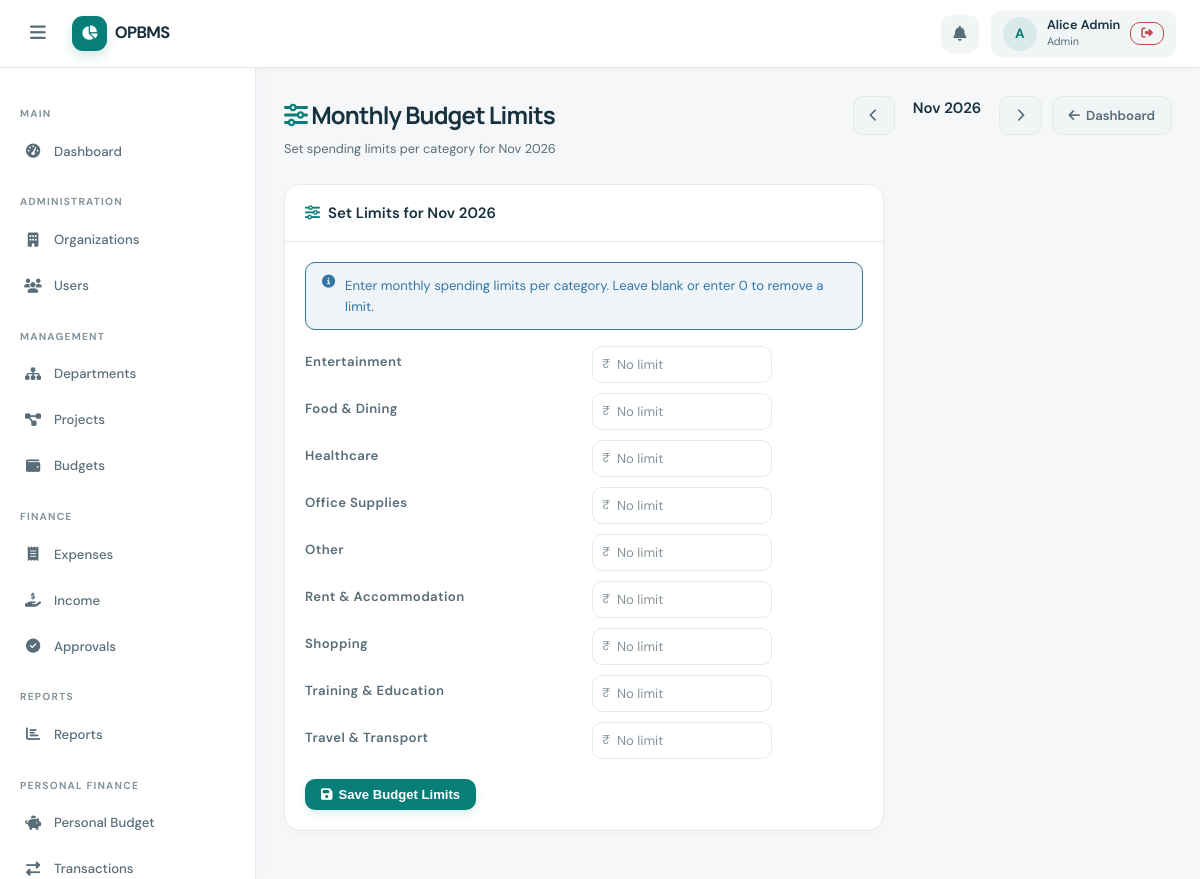
The app's page /personal/budgets.php (signed in) with its own data.
### tables this page shows
CREATE TABLE IF NOT EXISTS users (
    id            INT UNSIGNED AUTO_INCREMENT PRIMARY KEY,
    name          VARCHAR(120)  NOT NULL,
    email         VARCHAR(180)  NOT NULL UNIQUE,
    password_hash VARCHAR(255)  NOT NULL,
    role          ENUM('admin','dept_manager','project_manager','employee','personal') NOT NULL DEFAULT 'employee',
    is_active     TINYINT(1)   NOT NULL DEFAULT 1,
    created_at    TIMESTAMP    NOT NULL DEFAULT CURRENT_TIMESTAMP,
    updated_at    TIMESTAMP    NOT NULL DEFAULT CURRENT_TIMESTAMP ON UPDATE CURRENT_TIMESTAMP,
    INDEX idx_users_role (role),
    INDEX idx_users_email (email)
);

CREATE TABLE IF NOT EXISTS expense_categories (
    id          INT UNSIGNED AUTO_INCREMENT PRIMARY KEY,
    name        VARCHAR(100) NOT NULL UNIQUE,
    type        ENUM('organizational','personal','both') NOT NULL DEFAULT 'both',
    description VARCHAR(255),
    is_active   TINYINT(1)  NOT NULL DEFAULT 1
);

### includes/auth.php (called while the page is built, shortened)
<?php
function getCurrentUser(): ?array {
    static $user = null;
    if ($user === null) {
        $pdo  = getDB();
        $stmt = $pdo->prepare("SELECT id, name, email, role, is_active FROM users WHERE id = ?");
        $stmt->execute([$_SESSION['user_id']]);
        $user = $stmt->fetch() ?: null;
    }
    return $user;
}

### includes/functions.php (called while the page is built, shortened)
<?php
function e(string $s): string {
    return htmlspecialchars($s, ENT_QUOTES | ENT_HTML5, 'UTF-8');
}
function sanitizeInt(mixed $val): int {
    return max(0, (int) filter_var($val, FILTER_SANITIZE_NUMBER_INT));
}

### personal/budgets.php (the view, shortened to what this page needs)
<?php
require_once __DIR__ . '/../includes/auth.php';
require_once __DIR__ . '/../includes/functions.php';
$pdo = getDB();
$uid  = $_SESSION['user_id'];
$month = sanitizeInt($_GET['month'] ?? date('n'));
$year  = sanitizeInt($_GET['year']  ?? date('Y'));
$cats = $pdo->query("SELECT id, name FROM expense_categories WHERE type IN ('personal','both') AND is_active=1 ORDER BY name")->fetchAll();
$existing = $pdo->prepare("SELECT category_id, amount FROM personal_budgets WHERE user_id=? AND month=? AND year=?");
$existing->execute([$uid, $month, $year]);
$limits = array_column($existing->fetchAll(), 'amount', 'category_id');
$months = ['Jan','Feb','Mar','Apr','May','Jun','Jul','Aug','Sep','Oct','Nov','Dec'];
require_once __DIR__ . '/../includes/header.php';
require_once __DIR__ . '/../includes/sidebar.php';
?>
<main class="main-content">
  <div class="page-header">
    <div>
      <h1 class="page-title"><i class="fa fa-sliders" style="color:var(--color-primary)"></i> Monthly Budget Limits</h1>
      <p class="page-subtitle">Set spending limits per category for <?= $months[$month-1].' '.$year ?></p>
    </div>
    <div class="page-actions">
      <?php
      $prevM = $month==1?12:$month-1; $prevY = $month==1?$year-1:$year;
      $nextM = $month==12?1:$month+1; $nextY = $month==12?$year+1:$year;
      ?>
      <a href="?month=<?= $prevM ?>&year=<?= $prevY ?>" class="btn btn-secondary"><i class="fa fa-chevron-left"></i></a>
      <span style="padding:0 8px;font-weight:600;"><?= $months[$month-1].' '.$year ?></span>
      <a href="?month=<?= $nextM ?>&year=<?= $nextY ?>" class="btn btn-secondary"><i class="fa fa-chevron-right"></i></a>
      <a href="<?= BASE_URL ?>/personal/dashboard.php?month=<?= $month ?>&year=<?= $year ?>" class="btn btn-secondary"><i class="fa fa-arrow-left"></i> Dashboard</a>
    </div>
  </div>
  <div class="card" style="max-width:600px;">
    <div class="card-header"><div class="card-title"><i class="fa fa-sliders"></i> Set Limits for <?= $months[$month-1].' '.$year ?></div></div>
    <div class="card-body">
      <div class="alert alert-info" style="margin-bottom:16px;">
        <i class="fa fa-info-circle"></i> Enter monthly spending limits per category. Leave blank or enter 0 to remove a limit.
      </div>
      <form method="POST">
        <?php foreach ($cats as $c): ?>
        <div class="form-row" style="align-items:center;margin-bottom:10px;">
          <div class="form-group" style="margin-bottom:0;flex:1;">
            <label style="font-size:0.88rem;"><?= e($c['name']) ?></label>
          </div>
          <div class="form-group" style="margin-bottom:0;max-width:180px;">
            <div style="position:relative;">
              <span style="position:absolute;left:10px;top:50%;transform:translateY(-50%);color:var(--color-text-3);font-size:0.85rem;">₹</span>
              <input type="number" name="budget[<?= $c['id'] ?>]"
                value="<?= isset($limits[$c['id']]) ? number_format((float)$limits[$c['id']],2,'.','') : '' ?>"
                min="0" step="0.01" placeholder="No limit"
                style="padding-left:24px;">
            </div>
          </div>
        </div>
        <?php endforeach; ?>
        <div style="margin-top:20px;">
          <button type="submit" class="btn btn-primary"><i class="fa fa-save"></i> Save Budget Limits</button>
        </div>
      </form>
    </div>
  </div>
</main>
<?php require_once __DIR__ . '/../includes/footer.php'; ?>

### includes/header.php (shortened to what this page needs)
<?php
require_once __DIR__ . '/../includes/functions.php';
$currentUser = getCurrentUser();
?>
<!DOCTYPE html>
<html lang="en">
<head>
<link rel="stylesheet" href="<?= BASE_URL ?>/assets/css/style.css">
<link rel="stylesheet" href="https://cdnjs.cloudflare.com/ajax/libs/font-awesome/6.5.0/css/all.min.css">
</head>
<body>
<div class="app-wrapper">
<header class="topbar">
  <button class="sidebar-toggle" id="sidebarToggle" aria-label="Toggle Sidebar" aria-controls="sidebar" aria-expanded="false">
    <i class="fa fa-bars"></i>
  </button>
  <a class="topbar-brand" href="<?= BASE_URL ?>/">
    <span class="brand-mark"><i class="fa-solid fa-chart-pie"></i></span>
    <span>OPBMS</span>
  </a>
  <nav class="topbar-right">
    <?php
    $currentRole = $currentUser['role'] ?? '';
    $activityUrl = $currentRole === 'personal'
        ? BASE_URL . '/personal/transactions.php'
        : (in_array($currentRole, ['admin', 'dept_manager', 'project_manager'], true)
            ? BASE_URL . '/approvals/index.php'
            : BASE_URL . '/expenses/index.php');
    ?>
    <a href="<?= $activityUrl ?>" class="topbar-icon-btn" title="<?= in_array($currentRole, ['admin', 'dept_manager', 'project_manager'], true) ? 'Review approvals' : 'View activity' ?>" aria-label="<?= in_array($currentRole, ['admin', 'dept_manager', 'project_manager'], true) ? 'Review approvals' : 'View activity' ?>">
      <i class="fa fa-bell"></i>
    </a>
    <?php if ($currentUser): ?>
    <div class="topbar-user">
      <div class="user-avatar"><?= strtoupper(substr($currentUser['name'], 0, 1)) ?></div>
      <div class="user-meta">
        <span class="user-name"><?= e($currentUser['name']) ?></span>
        <span class="user-role"><?= e(ucwords(str_replace('_', ' ', $currentUser['role']))) ?></span>
      </div>
      <a href="<?= BASE_URL ?>/auth/logout.php" class="btn btn-sm btn-outline-danger" title="Logout">
        <i class="fa fa-sign-out-alt"></i>
      </a>
    </div>
    <?php endif; ?>
  </nav>
</header>

### records on screen
users: name "A", name "Alice Admin", role "Admin"
expense_categories: name "Entertainment"
expense_categories: name "Food & Dining"
expense_categories: name "Healthcare"
expense_categories: name "Office Supplies"
expense_categories: name "Other"
expense_categories: name "Rent & Accommodation"
expense_categories: name "Shopping"
expense_categories: name "Training & Education"
expense_categories: name "Travel & Transport"

### other values on screen
$label "Dashboard Organizations Users Departments Projects Budgets Expenses Income Approvals Reports Personal Budget Transactions"
$months[$month-1] "Nov"
$year "2026"
